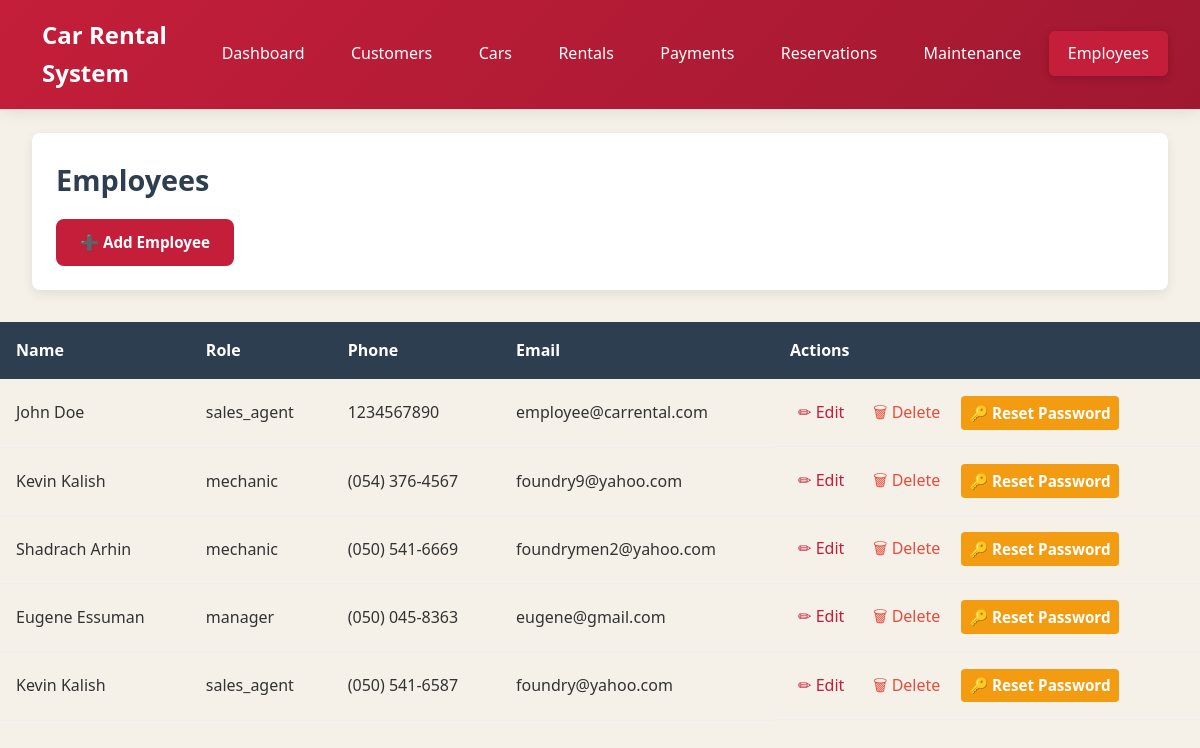
Screenshot of /employees/ (signed in) with the database file from the repository.
### d_autos_app/models.py (models this page shows, shortened)
class Employee(models.Model):
    ROLE_MANAGER = 'manager'
    ROLE_SALES_AGENT = 'sales_agent'
    ROLE_MECHANIC = 'mechanic'
    ROLE_ADMIN = 'admin'
    ROLE_CHOICES = [
        (ROLE_MANAGER, 'Manager'),
        (ROLE_SALES_AGENT, 'Sales Agent'),
        (ROLE_MECHANIC, 'Mechanic'),
        (ROLE_ADMIN, 'Administrator'),
    ]
    user = models.OneToOneField(
        User,
        on_delete=models.CASCADE,
        related_name='employee_profile',
        verbose_name='User Account'
    )
    employee_id = models.CharField(
        max_length=20,
        unique=True,
        verbose_name='Employee ID'
    )
    role = models.CharField(
        max_length=20,
        choices=ROLE_CHOICES,
        verbose_name='Role'
    )
    department = models.CharField(
        max_length=100,
        blank=True,
        verbose_name='Department'
    )
    hire_date = models.DateField(verbose_name='Hire Date')
    salary = models.DecimalField(
        max_digits=10,
        decimal_places=2,
        verbose_name='Salary'
    )
    address = models.TextField(blank=True, verbose_name='Address')
    emergency_contact = models.CharField(
        max_length=100,
        blank=True,
        verbose_name='Emergency Contact'
    )
    emergency_phone = models.CharField(
        max_length=15,
        blank=True,
        verbose_name='Emergency Phone'
    )
    class Meta:
        verbose_name = 'Employee'
        verbose_name_plural = 'Employees'
        ordering = ['employee_id']
    @property
    def phone(self):
        return self.user.phone

class User(AbstractUser):
    USER_TYPE_ADMIN = 'admin'
    USER_TYPE_EMPLOYEE = 'employee'
    USER_TYPE_CHOICES = [
        (USER_TYPE_ADMIN, 'Administrator'),
        (USER_TYPE_EMPLOYEE, 'Employee'),
    ]
    username = None
    email = models.EmailField(_('email address'), unique=True)
    user_type = models.CharField(
        max_length=20,
        choices=USER_TYPE_CHOICES,
        default=USER_TYPE_EMPLOYEE,
        verbose_name='User Type'
    )
    phone = models.CharField(max_length=15, blank=True, verbose_name='Phone Number')
    profile_image = models.ImageField(
        upload_to='profile_images/',
        null=True,
        blank=True,
        verbose_name='Profile Image'
    )
    is_active = models.BooleanField(default=True)
    created_at = models.DateTimeField(auto_now_add=True)
    updated_at = models.DateTimeField(auto_now=True)
    USERNAME_FIELD = 'email'
    REQUIRED_FIELDS = []
    objects = UserManager()
    class Meta:
        verbose_name = 'User'
        verbose_name_plural = 'Users'
        ordering = ['-date_joined']
    @property
    def is_admin(self):
        return self.user_type == self.USER_TYPE_ADMIN or self.is_superuser
    @property
    def is_employee(self):
        return self.user_type == self.USER_TYPE_EMPLOYEE

### d_autos_app/views.py (the view)
# urls.py: path('employees/', views.employee_list, name='employee_list'),
@login_required
@user_passes_test(is_admin)
def employee_list(request):
    employees = Employee.objects.select_related('user').all()
    return render(request, 'd_autos_app/employee.html', {'employees': employees})

### d_autos_app/views.py (called while the page is built)
def is_admin(user):
    return user.is_authenticated and user.is_admin

### templates/d_autos_app/employee.html (shortened to what this page needs)
{% load static %}
<!DOCTYPE html>
<html>
<head>
    <link rel="stylesheet" href="{% static 'css/style.css' %}">
</head>
<body>
<nav class="navbar">
    <div class="logo">
         Car Rental System
    </div>
    <ul class="nav-links">
        <li><a href="{% url 'dashboard' %}">Dashboard</a></li>
        <li><a href="{% url 'customer_list' %}">Customers</a></li>
        <li><a href="{% url 'car_list' %}">Cars</a></li>
        <li><a href="{% url 'rental_list' %}">Rentals</a></li>
        <li><a href="{% url 'payment_list' %}">Payments</a></li>
        <li><a href="{% url 'reservation_list' %}">Reservations</a></li>
        <li><a href="{% url 'maintenance_list' %}">Maintenance</a></li>
        <li><a href="{% url 'employee_list' %}" class="active">Employees</a></li>
    </ul>
</nav>
<div class="page-header">
    <h2>Employees</h2>
    <div class="page-actions">
        <a href="{% url 'employee_add' %}" class="btn primary">➕ Add Employee</a>
    </div>
</div>
<div class="table-container">
    <table>
        <thead>
            <tr>
                <th>Name</th>
                <th>Role</th>
                <th>Phone</th>
                <th>Email</th>
                <th>Actions</th>
            </tr>
        </thead>
        <tbody>
            {% for employee in employees %}
            <tr>
                <td>{{ employee.user.first_name }} {{ employee.user.last_name }}</td>
                <td>{{ employee.role }}</td>
                <td>{{ employee.phone }}</td>
                <td>{{ employee.user.email }}</td>
                <td class="actions">
                    <a href="{% url 'employee_edit' pk=employee.pk %}">✏ Edit</a>
                    <a href="{% url 'employee_delete' pk=employee.pk %}">🗑 Delete</a>
                    <a href="{% url 'employee_reset_password' pk=employee.pk %}" onclick="return confirm('This will generate a new password for {{ employee.user.first_name }}. Continue?')" class="btn small warning">🔑 Reset Password</a>
                </td>
            </tr>
            {% empty %}
            <tr>
                <td colspan="5">No employees yet.</td>
            </tr>
            {% endfor %}
        </tbody>
    </table>
</div>
</body>
</html>

### static/css/style.css (style rules this page uses)
* { margin: 0; padding: 0; box-sizing: border-box; }
:root { --primary: #c41e3a; --secondary: #a01830; --success: #27ae60; --warning: #f39c12; --danger: #e74c3c; --info: #9b59b6; --light: #ecf0f1; --dark: #2c3e50; --gray: #95a5a6; --white: #ffffff; --shadow: 0 4px 12px rgba(0, 0, 0, 0.08); --radius: 8px; --transition: all 0.3s ease; }
body { font-family: 'Segoe UI', Tahoma, Geneva, Verdana, sans-serif; background-color: #f5f1e8; color: #333; line-height: 1.6; min-height: 100vh; }
.navbar { background: linear-gradient(135deg, #c41e3a 0%, #a01830 100%); color: white; padding: 1rem 2rem; display: flex; justify-content: space-between; align-items: center; box-shadow: 0 2px 15px rgba(0, 0, 0, 0.1); position: sticky; top: 0; z-index: 1000; }
.logo { font-size: 1.5rem; font-weight: 700; display: flex; align-items: center; gap: 10px; }
.nav-links { display: flex; list-style: none; gap: 0.5rem; }
.nav-links a { color: white; text-decoration: none; padding: 0.7rem 1.2rem; border-radius: 6px; transition: var(--transition); font-weight: 500; white-space: nowrap; }
.nav-links a.active { background-color: var(--primary); box-shadow: 0 2px 8px rgba(0, 0, 0, 0.2); }
.page-header { background: white; margin: 1.5rem 2rem; padding: 1.5rem; border-radius: var(--radius); box-shadow: var(--shadow); display: flex; justify-content: space-between; align-items: center; flex-wrap: wrap; gap: 1rem; }
.page-header h2 { color: var(--dark); font-size: 1.8rem; margin: 0; }
.page-actions { display: flex; gap: 1rem; align-items: center; flex-wrap: wrap; }
.btn { display: inline-flex; align-items: center; gap: 8px; padding: 0.7rem 1.5rem; text-align: center; text-decoration: none; border-radius: var(--radius); font-weight: 600; transition: var(--transition); border: none; cursor: pointer; font-size: 0.95rem; white-space: nowrap; }
.btn.primary { background-color: var(--primary); color: var(--white); }
.btn.warning { background-color: var(--warning); color: var(--white); }
.table-container { overflow-x: auto; }
table { width: 100%; border-collapse: collapse; margin-top: 0.5rem; min-width: 600px; }
thead { background-color: var(--dark); color: white; }
th { padding: 1rem; text-align: left; font-weight: 600; white-space: nowrap; }
td { padding: 1rem; vertical-align: middle; border-bottom: 1px solid #eee; }
.actions { display: flex; gap: 0.8rem; align-items: center; flex-wrap: wrap; }
.actions a { text-decoration: none; color: var(--primary); transition: var(--transition); padding: 0.3rem 0.5rem; border-radius: 4px; }
.actions a:nth-child(2) { color: var(--danger); }
@media (max-width: 1200px) { .page-header { flex-direction: column; align-items: flex-start; } }
@media (max-width: 1200px) { .page-actions { width: 100%; justify-content: space-between; } }
.btn.warning { background-color: var(--warning); color: white; border: none; }

### rows the page displays
Employee: user.first_name "John", user.last_name "Doe", role "sales_agent", phone "1234567890", user.email "employee@carrental.com"
Employee: user.first_name "Kevin", user.last_name "Kalish", role "mechanic", phone "(054) 376-4567", user.email "foundry9@yahoo.com"
Employee: user.first_name "Shadrach", user.last_name "Arhin", role "mechanic", phone "(050) 541-6669", user.email "foundrymen2@yahoo.com"
Employee: user.first_name "Eugene", user.last_name "Essuman", role "manager", phone "(050) 045-8363", user.email "eugene@gmail.com"
Employee: user.first_name "Kevin", user.last_name "Kalish", role "sales_agent", phone "(050) 541-6587", user.email "foundry@yahoo.com"
